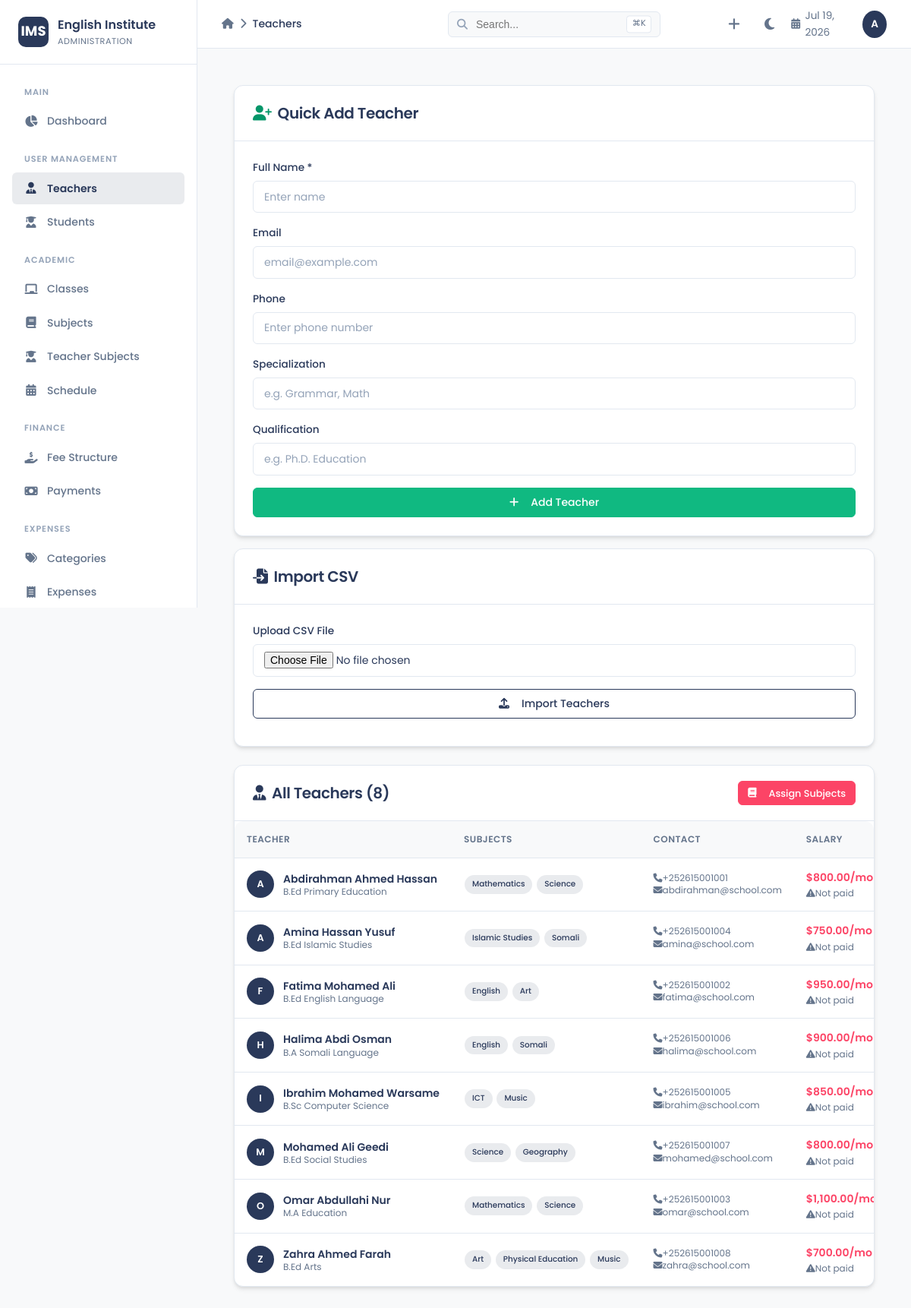
Page /teachers.php (signed in) on the committed database.
### tables this page shows
CREATE TABLE IF NOT EXISTS teachers (
    id INT PRIMARY KEY AUTO_INCREMENT,
    name VARCHAR(100) NOT NULL,
    email VARCHAR(100),
    phone VARCHAR(20),
    address TEXT,
    qualification VARCHAR(100),
    specialization VARCHAR(100),
    experience_years INT DEFAULT 0,
    salary DECIMAL(10,2) DEFAULT 0,
    status ENUM('active', 'inactive') DEFAULT 'active',
    created_at TIMESTAMP DEFAULT CURRENT_TIMESTAMP
);

### teachers.php (the view, shortened to what this page needs)
<?php
$db = getDB();
$teachers = $db->query("
    SELECT t.*,
           (SELECT COALESCE(SUM(amount),0) FROM salary_payments WHERE teacher_id=t.id AND MONTH(payment_date)=MONTH(CURDATE())) as paid_this_month,
           (SELECT MAX(payment_date) FROM salary_payments WHERE teacher_id=t.id) as last_paid
    FROM teachers t ORDER BY t.name
")->fetchAll();
$teacher_subject_map = [];
foreach ($teachers as $t) {
    $stmt = $db->prepare("SELECT s.name FROM subjects s JOIN teacher_subjects ts ON s.id=ts.subject_id WHERE ts.teacher_id=?");
    $stmt->execute([$t['id']]);
    $teacher_subject_map[$t['id']] = array_column($stmt->fetchAll(), 'name');
}
require_once 'header.php';
?>
<div class="d-flex flex-wrap" style="gap:1.5rem;">
    <div style="flex:1 1 300px; max-width:100%;">
        <div class="card">
            <div class="card-header">
                <h3><i class="fas fa-user-plus mr-2" style="color:#059669;"></i>Quick Add Teacher</h3>
            </div>
            <div class="card-body">
                <form method="POST">
                    <div class="form-group">
                        <label class="form-label">Full Name *</label>
                        <input type="text" name="name" class="form-control" placeholder="Enter name" required>
                    </div>
                    <div class="form-group">
                        <label class="form-label">Email</label>
                        <input type="email" name="email" class="form-control" placeholder="email@example.com">
                    </div>
                    <div class="form-group">
                        <label class="form-label">Phone</label>
                        <input type="text" name="phone" class="form-control" placeholder="Enter phone number">
                    </div>
                    <div class="form-group">
                        <label class="form-label">Specialization</label>
                        <input type="text" name="specialization" class="form-control" placeholder="e.g. Grammar, Math">
                    </div>
                    <div class="form-group">
                        <label class="form-label">Qualification</label>
                        <input type="text" name="qualification" class="form-control" placeholder="e.g. Ph.D. Education">
                    </div>
                    <button type="submit" name="add_teacher" class="btn btn-success w-100">
                        <i class="fas fa-plus mr-2"></i>Add Teacher
                    </button>
                </form>
            </div>
        </div>
        <div class="card mt-4">
            <div class="card-header">
                <h3><i class="fas fa-file-import mr-2" style="color:var(--primary);"></i>Import CSV</h3>
            </div>
            <div class="card-body">
                <form method="POST" enctype="multipart/form-data">
                    <div class="form-group">
                        <label class="form-label">Upload CSV File</label>
                        <input type="file" name="import_csv" class="form-control" accept=".csv" required>
                    </div>
                    <button type="submit" name="import_teachers" class="btn btn-outline-primary w-100 mb-3">
                        <i class="fas fa-upload mr-2"></i>Import Teachers
                    </button>
                </form>
            </div>
        </div>
    </div>
    <div style="flex:2 1 500px; max-width:100%;">
        <div class="card">
            <div class="card-header flex-wrap" style="gap:1rem;">
                <h3><i class="fas fa-user-tie mr-2" style="color:var(--primary);"></i>All Teachers (<?= count($teachers) ?>)</h3>
                <a href="teacher_subjects.php" class="btn btn-primary btn-sm"><i class="fas fa-book mr-2"></i>Assign Subjects</a>
            </div>
            <div class="table-wrapper">
                <table class="table">
                    <thead>
                        <tr>
                            <th>Teacher</th>
                            <th>Subjects</th>
                            <th>Contact</th>
                            <th>Salary</th>
                        </tr>
                    </thead>
                    <tbody>
                        <?php foreach ($teachers as $t): ?>
                            <tr>
                                <td>
                                    <div class="d-flex align-center">
                                        <div style="width:36px;height:36px;background:var(--primary);border-radius:50%;display:flex;align-items:center;justify-content:center;color:white;font-weight:600;font-size:0.8rem;margin-right:0.75rem;"><?= strtoupper(substr($t['name'],0,1)) ?></div>
                                        <div>
                                            <div class="font-semibold" style="line-height:1.2;margin-bottom:0.15rem;"><?= htmlspecialchars($t['name']) ?></div>
                                            <?php if ($t['qualification']): ?><div class="text-xs text-muted" style="line-height:1;"><?= htmlspecialchars($t['qualification']) ?></div><?php endif; ?>
                                        </div>
                                    </div>
                                </td>
                                <td>
                                    <?php
                                    $subs = $teacher_subject_map[$t['id']] ?? [];
                                    if (empty($subs)): ?>
                                        <span class="text-muted text-xs">None</span>
                                    <?php else: ?>
                                        <?php foreach ($subs as $sn): ?>
                                            <span class="badge badge-primary" style="font-size:0.65rem;margin:1px;"><?= htmlspecialchars($sn) ?></span>
                                        <?php endforeach; ?>
                                    <?php endif; ?>
                                </td>
                                <td>
                                    <div class="text-xs text-muted" style="line-height:1.4;">
                                        <?php if ($t['phone']): ?><div><i class="fas fa-phone mr-1"></i><?= htmlspecialchars($t['phone']) ?></div><?php endif; ?>
                                        <?php if ($t['email']): ?><div><i class="fas fa-envelope mr-1"></i><?= htmlspecialchars($t['email']) ?></div><?php endif; ?>
                                    </div>
                                </td>
                                <td>
                                    <div style="font-weight:600;color:var(--accent);">$<?= number_format($t['salary'], 2) ?>/mo</div>
                                    <?php if ($t['paid_this_month'] > 0): ?>
                                        <div class="text-xs" style="color:#059669;"><i class="fas fa-check-circle mr-1"></i>Paid</div>
                                    <?php elseif ($t['last_paid']): ?>
                                        <div class="text-xs text-muted"><i class="far fa-clock mr-1"></i>Last: <?= date('M d', strtotime($t['last_paid'])) ?></div>
                                    <?php else: ?>
                                        <div class="text-xs text-muted"><i class="fas fa-exclamation-triangle mr-1"></i>Not paid</div>
                                    <?php endif; ?>
                                </td>
                            </tr>
                        <?php endforeach; ?>
                    </tbody>
                </table>
            </div>
        </div>
    </div>
</div>
<?php require_once 'footer.php'; ?>

### css/design-system.css (style rules this page uses)
:root { --primary: #2a395a; --primary-hover: #1e2a42; --accent: #fc4466; --accent-hover: #e63958; --bg-body: #F8F9FA; --bg-card: #ffffff; --bg-sidebar: #ffffff; --border: #e2e8f0; --text-main: #2a395a; --text-muted: #64748b; --text-light: #94a3b8; --shadow-sm: 0 1px 2px 0 rgba(0, 0, 0, 0.05); --shadow-md: 0 4px 6px -1px rgba(0, 0, 0, 0.1), 0 2px 4px -1px rgba(0, 0, 0, 0.06); --shadow-lg: 0 8px 24px rgba(0, 0, 0, 0.12); --radius: 12px; --radius-sm: 6px; --sidebar-width: 260px; --container-max: 1440px; --container-padding: 3rem; --transition: 0.3s ease; }
*, *::before, *::after { box-sizing: border-box; }
body { font-family: 'Poppins', -apple-system, BlinkMacSystemFont, sans-serif; background-color: var(--bg-body); color: var(--text-main); min-height: 100vh; margin: 0; transition: background-color var(--transition), color var(--transition); font-weight: 400; line-height: 1.6; }
h1, h2, h3, h4, h5, h6 { color: var(--text-main); font-weight: 600; letter-spacing: -0.02em; margin: 0; }
h3 { font-size: 1.25rem; }
.card { background: var(--bg-card); border: 1px solid var(--border); border-radius: var(--radius); box-shadow: var(--shadow-md); transition: box-shadow var(--transition), background-color var(--transition), border-color var(--transition); }
.card-header { background: transparent; border-bottom: 1px solid var(--border); padding: 1.25rem 1.5rem; display: flex; align-items: center; justify-content: space-between; flex-wrap: wrap; gap: 0.75rem; }
.card-body { padding: 1.5rem; }
.btn { display: inline-flex; align-items: center; justify-content: center; gap: 0.5rem; font-family: 'Poppins', sans-serif; font-weight: 500; font-size: 0.875rem; padding: 0.5rem 1.25rem; border-radius: var(--radius-sm); border: 1px solid transparent; cursor: pointer; transition: all var(--transition); text-decoration: none; line-height: 1.5; }
.btn-primary { background-color: var(--accent); color: #fff; border-color: var(--accent); }
.btn-outline-primary { background-color: transparent; color: var(--primary); border-color: var(--primary); }
.btn-sm { padding: 0.35rem 0.75rem; font-size: 0.8rem; }
.btn-success { background-color: #10b981; color: #fff; border-color: #10b981; }
.form-group { margin-bottom: 1rem; }
.form-label { display: block; font-size: 0.85rem; font-weight: 500; color: var(--text-main); margin-bottom: 0.4rem; }
.form-control, .form-select { width: 100%; padding: 0.6rem 0.875rem; font-family: 'Poppins', sans-serif; font-size: 0.875rem; color: var(--text-main); background-color: var(--bg-card); border: 1px solid var(--border); border-radius: var(--radius-sm); transition: border-color var(--transition), box-shadow var(--transition); }
.form-control::placeholder { color: var(--text-light); }
.table-wrapper { overflow-x: auto; border-radius: var(--radius); }
.table { width: 100%; border-collapse: collapse; font-size: 0.875rem; }
.table th { text-align: left; padding: 0.875rem 1rem; font-weight: 600; font-size: 0.75rem; text-transform: uppercase; letter-spacing: 0.04em; color: var(--text-muted); background-color: var(--bg-body); border-bottom: 1px solid var(--border); white-space: nowrap; }
.table td { padding: 0.875rem 1rem; border-bottom: 1px solid var(--border); vertical-align: middle; color: var(--text-main); white-space: nowrap; }
.table tbody tr { transition: background-color var(--transition); }
.table tbody tr:last-child td { border-bottom: none; }
.badge { display: inline-flex; align-items: center; padding: 0.25rem 0.625rem; font-size: 0.75rem; font-weight: 500; border-radius: 9999px; transition: all var(--transition); }
.badge-primary { background-color: rgba(42, 57, 90, 0.1); color: var(--primary); }
a { color: var(--primary); text-decoration: none; transition: color var(--transition); }
.text-muted { color: var(--text-muted) !important; }
.mt-4 { margin-top: 1rem; }
.mb-3 { margin-bottom: 0.75rem; }
.mr-2 { margin-right: 0.5rem; }
.d-flex { display: flex; }
.align-center { align-items: center; }
.flex-wrap { flex-wrap: wrap; }
.w-100 { width: 100%; }
.font-semibold { font-weight: 600; }
.text-xs { font-size: 0.75rem; }

### rows in the picture
teachers: name "A", name "Abdirahman Ahmed Hassan", qualification "B.Ed Primary Education", id "Mathematics", id "Science", phone "+252615001001", email "abdirahman@school.com", salary "800.00"
teachers: name "A", name "Amina Hassan Yusuf", qualification "B.Ed Islamic Studies", id "Islamic Studies", id "Somali", phone "+252615001004", email "amina@school.com", salary "750.00"
teachers: name "F", name "Fatima Mohamed Ali", qualification "B.Ed English Language", id "English", id "Art", phone "+252615001002", email "fatima@school.com", salary "950.00"
teachers: name "H", name "Halima Abdi Osman", qualification "B.A Somali Language", id "English", id "Somali", phone "+252615001006", email "halima@school.com", salary "900.00"
teachers: name "I", name "Ibrahim Mohamed Warsame", qualification "B.Sc Computer Science", id "ICT", id "Music", phone "+252615001005", email "ibrahim@school.com", salary "850.00"
teachers: name "M", name "Mohamed Ali Geedi", qualification "B.Ed Social Studies", id "Science", id "Geography", phone "+252615001007", email "mohamed@school.com", salary "800.00"
teachers: name "O", name "Omar Abdullahi Nur", qualification "M.A Education", id "Mathematics", id "Science", phone "+252615001003", email "omar@school.com", salary "1,100.00"
teachers: name "Z", name "Zahra Ahmed Farah", qualification "B.Ed Arts", id "Art", id "Physical Education", id "Music", phone "+252615001008", email "zahra@school.com", salary "700.00"

### other values in the picture
$app_name "English Institute"
$titles[$currentPage] "Teachers"
substr($current_user, 0, 1) "A"
count($teachers) "8"
